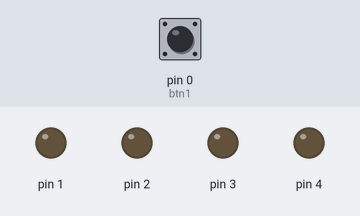
A sketch run on a simulated Arduino Uno, built with avr-gcc and run on an emulated ATmega328P. Parts: output pins drawn as LEDs (lit = HIGH). Dashed ring = blinking. The test bench sets the inputs (shaded band); at power-on: pin 0 (btn1) LOW.

Above: at 3.6 s.
3.7 s: pin 0 (btn1) pulled HIGH for 3.2 s
At 4.5 s:
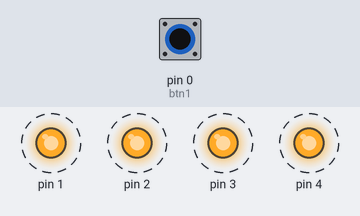
Timing chart, 0 to 7.8 s (numbered marks = the images above; inputs shaded):
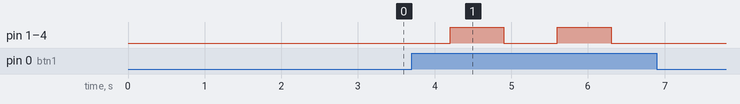

The sketch:

c_digo2seta.ino
```cpp
const int btn1 = 0;
int cond = 0;

void setup()
{
  pinMode(1, OUTPUT);
  pinMode(2, OUTPUT);
  pinMode(3, OUTPUT);
  pinMode(4, OUTPUT);
  pinMode(btn1, INPUT);

}

void loop()
{

  cond = digitalRead(btn1);

  if (cond == HIGH){
  digitalWrite(1, HIGH);
  digitalWrite(3, HIGH);
  digitalWrite(2, HIGH);
  digitalWrite(4, HIGH);
  delay(700); // Wait for 2000 millisecond(s)

  digitalWrite(1, LOW);
  digitalWrite(3, LOW);
  digitalWrite(2, LOW);
  digitalWrite(4, LOW);
  delay(700); // Wait for 2000 millisecond(s)

}

 if (cond == LOW){
  digitalWrite(1, LOW);
  digitalWrite(3, LOW);
  digitalWrite(2, LOW);
  digitalWrite(4, LOW);
  delay(700); // Wait for 2000 millisecond(s)

  digitalWrite(1, LOW);
  digitalWrite(3, LOW);
  digitalWrite(2, LOW);
  digitalWrite(4, LOW);
  delay(700); // Wait for 2000 millisecond(s)

}


 }
```

Measured:
- after the input at 3.7 s, pin 1–4: alternates HIGH for 0.70 s and LOW for 0.70 s, 4 changes in all, then stays LOW, starting after 0.50 s
